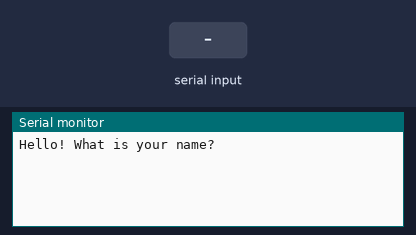
A sketch run on a simulated Arduino Uno, built with avr-gcc and run on an emulated ATmega328P. On the bench: the last lines printed to the serial monitor. The inputs (shaded band) are chosen by the test bench.

Above: at 2.2 s.
2.3 s: "1\n" received over Serial
At 3.0 s:
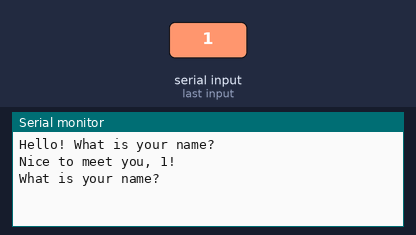
3.8 s: "0\n" received over Serial
At 4.1 s:
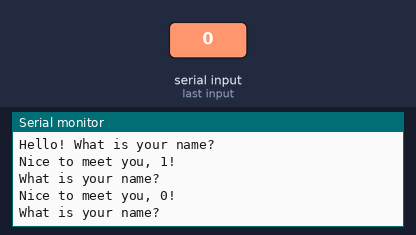
5.3 s: "2\n" received over Serial
At 6.5 s:
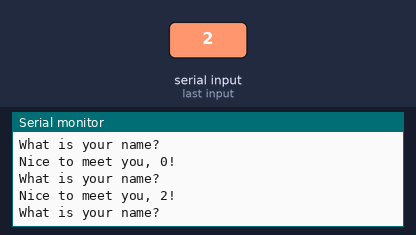

Measured:
- after the input at 2.3 s, the serial monitor: prints a new line at once (image 1)
- after the input at 3.8 s, the serial monitor: prints a new line at once (image 2)
- after the input at 5.3 s, the serial monitor: prints a new line at once (image 3)

The sketch:

e0_serialcomms.ino
```cpp
// e0_serialcomms - Introduction to serial communication
// Prompts for your name over Serial and greets you back.
//
// Demonstrates:
//   - Serial.begin()      open the serial port at a baud rate
//   - Serial.println()    send a line to the PC
//   - Serial.readStringUntil()  receive a line from the PC
//   - String.trim()       strip the trailing newline/whitespace

void setup() {
  Serial.begin(115200);
  delay(1000);  // wait for the Serial Monitor to connect

  Serial.println("Hello! What is your name?");
}

void loop() {
  if (Serial.available()) {
    String name = Serial.readStringUntil('\n');
    name.trim();  // remove trailing \r\n or spaces

    if (name.length() == 0) return;  // ignore empty lines

    Serial.print("Nice to meet you, ");
    Serial.print(name);
    Serial.println("!");
    Serial.println("What is your name?");
  }
}
```
